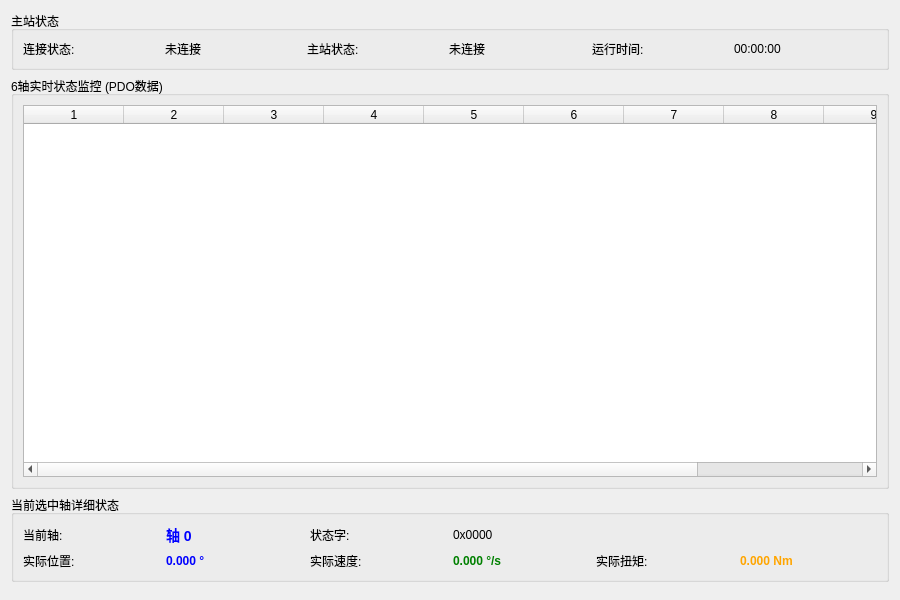
<?xml version="1.0" encoding="UTF-8"?>
<ui version="4.0">
 <class>StatusPanel</class>
 <widget class="QWidget" name="StatusPanel">
  <property name="geometry">
   <rect>
    <x>0</x>
    <y>0</y>
    <width>900</width>
    <height>600</height>
   </rect>
  </property>
  <property name="windowTitle">
   <string>StatusPanel - 6轴状态监控</string>
  </property>
  <layout class="QVBoxLayout" name="verticalLayout">
   
   <!-- 主站状态 -->
   <item>
    <widget class="QGroupBox" name="groupBox">
     <property name="title">
      <string>主站状态</string>
     </property>
     <layout class="QGridLayout" name="gridLayout">
      <item row="0" column="0">
       <widget class="QLabel" name="label">
        <property name="text">
         <string>连接状态:</string>
        </property>
       </widget>
      </item>
      <item row="0" column="1">
       <widget class="QLabel" name="lblConnectionStatus">
        <property name="text">
         <string>未连接</string>
        </property>
       </widget>
      </item>
      <item row="0" column="2">
       <widget class="QLabel" name="label_3">
        <property name="text">
         <string>主站状态:</string>
        </property>
       </widget>
      </item>
      <item row="0" column="3">
       <widget class="QLabel" name="lblMasterState">
        <property name="text">
         <string>未连接</string>
        </property>
       </widget>
      </item>
      <item row="0" column="4">
       <widget class="QLabel" name="label_5">
        <property name="text">
         <string>运行时间:</string>
        </property>
       </widget>
      </item>
      <item row="0" column="5">
       <widget class="QLabel" name="lblRunTime">
        <property name="text">
         <string>00:00:00</string>
        </property>
       </widget>
      </item>
      <item row="0" column="6">
       <spacer name="horizontalSpacer">
        <property name="orientation">
         <enum>Qt::Horizontal</enum>
        </property>
       </spacer>
      </item>
     </layout>
    </widget>
   </item>
   
   <!-- 6轴状态表格 -->
   <item>
    <widget class="QGroupBox" name="groupBoxAllAxes">
     <property name="title">
      <string>6轴实时状态监控 (PDO数据)</string>
     </property>
     <layout class="QVBoxLayout" name="verticalLayoutAxes">
      <item>
       <widget class="QTableWidget" name="tableAxesStatus">
        <property name="minimumSize">
         <size>
          <width>0</width>
          <height>250</height>
         </size>
        </property>
        <property name="columnCount">
         <number>10</number>
        </property>
        <property name="horizontalHeaderLabels">
         <stringlist>
          <string>轴号</string>
          <string>状态字</string>
          <string>CiA402状态</string>
          <string>错误码</string>
          <string>实际位置(°)</string>
          <string>目标位置(°)</string>
          <string>实际速度(°/s)</string>
          <string>目标速度(°/s)</string>
          <string>实际扭矩(Nm)</string>
          <string>跟随误差(°)</string>
         </stringlist>
        </property>
        <property name="selectionMode">
         <enum>QAbstractItemView::NoSelection</enum>
        </property>
        <property name="selectionBehavior">
         <enum>QAbstractItemView::SelectRows</enum>
        </property>
        <property name="alternatingRowColors">
         <bool>true</bool>
        </property>
       </widget>
      </item>
     </layout>
    </widget>
   </item>
   
   <!-- 当前选中轴详细状态 -->
   <item>
    <widget class="QGroupBox" name="groupBoxCurrentAxis">
     <property name="title">
      <string>当前选中轴详细状态</string>
     </property>
     <layout class="QGridLayout" name="gridLayoutCurrent">
      <item row="0" column="0">
       <widget class="QLabel" name="labelCurrentAxis">
        <property name="text">
         <string>当前轴:</string>
        </property>
       </widget>
      </item>
      <item row="0" column="1">
       <widget class="QLabel" name="lblCurrentAxisId">
        <property name="text">
         <string>轴 0</string>
        </property>
        <property name="styleSheet">
         <string notr="true">font-weight: bold; font-size: 14px; color: blue;</string>
        </property>
       </widget>
      </item>
      <item row="0" column="2">
       <widget class="QLabel" name="labelState">
        <property name="text">
         <string>状态字:</string>
        </property>
       </widget>
      </item>
      <item row="0" column="3">
       <widget class="QLabel" name="lblCurrentStateWord">
        <property name="text">
         <string>0x0000</string>
        </property>
       </widget>
      </item>
      <item row="1" column="0">
       <widget class="QLabel" name="labelPos">
        <property name="text">
         <string>实际位置:</string>
        </property>
       </widget>
      </item>
      <item row="1" column="1">
       <widget class="QLabel" name="lblCurrentPos">
        <property name="text">
         <string>0.000 °</string>
        </property>
        <property name="styleSheet">
         <string notr="true">color: blue; font-weight: bold;</string>
        </property>
       </widget>
      </item>
      <item row="1" column="2">
       <widget class="QLabel" name="labelVel">
        <property name="text">
         <string>实际速度:</string>
        </property>
       </widget>
      </item>
      <item row="1" column="3">
       <widget class="QLabel" name="lblCurrentVel">
        <property name="text">
         <string>0.000 °/s</string>
        </property>
        <property name="styleSheet">
         <string notr="true">color: green; font-weight: bold;</string>
        </property>
       </widget>
      </item>
      <item row="1" column="4">
       <widget class="QLabel" name="labelTorque">
        <property name="text">
         <string>实际扭矩:</string>
        </property>
       </widget>
      </item>
      <item row="1" column="5">
       <widget class="QLabel" name="lblCurrentTorque">
        <property name="text">
         <string>0.000 Nm</string>
        </property>
        <property name="styleSheet">
         <string notr="true">color: orange; font-weight: bold;</string>
        </property>
       </widget>
      </item>
     </layout>
    </widget>
   </item>
   
   <item>
    <spacer name="verticalSpacer">
     <property name="orientation">
      <enum>Qt::Vertical</enum>
     </property>
    </spacer>
   </item>
  </layout>
 </widget>
 <resources/>
 <connections/>
</ui>
